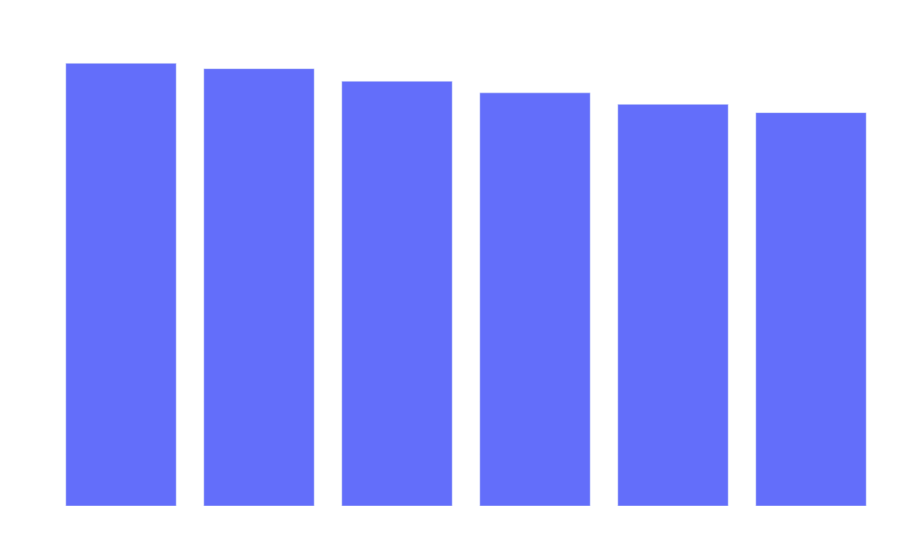

Write notebook code for a chart like this one.
### Code cell
hum_list = prom_hum.sort_values(ascending=False).reset_index().rename(columns={0:"hum"})
print(hum_list)
fig = px.bar(hum_list, x="city", y="hum", 
                        title=f"         Average Humidity about city")
fig.update_layout(
        plot_bgcolor='rgba(0, 0, 0, 0)',
        paper_bgcolor='rgba(0, 0, 0, 0)',
        font=dict(color='white'),
        title_font=dict(color='white'),
        legend=dict(font=dict(color='white')),
        xaxis=dict(title='cities', color='white'),
        yaxis=dict(title='rainy days', color='white', gridcolor='rgba(255, 255, 255, 0.4)'),
        autosize=True,
        margin=dict(l=20, r=20, t=40, b=40)
    )
fig.show()

### Figure 1 — Plotly figure (JSON) as saved in the notebook; plotly's stock layout.template omitted (floating-point values rounded to 4 significant figures)
{"data": [{"hovertemplate": "city=%{x}<br>hum=%{y}<extra></extra>", "legendgroup": "", "marker": {"color": "#636efa", "pattern": {"shape": ""}}, "name": "", "orientation": "v", "showlegend": false, "textposition": "auto", "type": "bar", "x": ["Coruña", "Lugo", "Santiago de Compostela", "Pontevedra", "Vigo", "Ourense"], "xaxis": "x", "y": [84.89, 83.86, 81.45, 79.22, 77.01, 75.43], "yaxis": "y"}], "layout": {"autosize": true, "barmode": "relative", "font": {"color": "white"}, "legend": {"font": {"color": "white"}, "tracegroupgap": 0}, "margin": {"b": 40, "l": 20, "r": 20, "t": 40}, "paper_bgcolor": "rgba(0, 0, 0, 0)", "plot_bgcolor": "rgba(0, 0, 0, 0)", "title": {"font": {"color": "white"}, "text": "         Average Humidity about city"}, "xaxis": {"anchor": "y", "color": "white", "domain": [0, 1], "title": {"text": "cities"}}, "yaxis": {"anchor": "x", "color": "white", "domain": [0, 1], "gridcolor": "rgba(255, 255, 255, 0.4)", "title": {"text": "rainy days"}}}}
